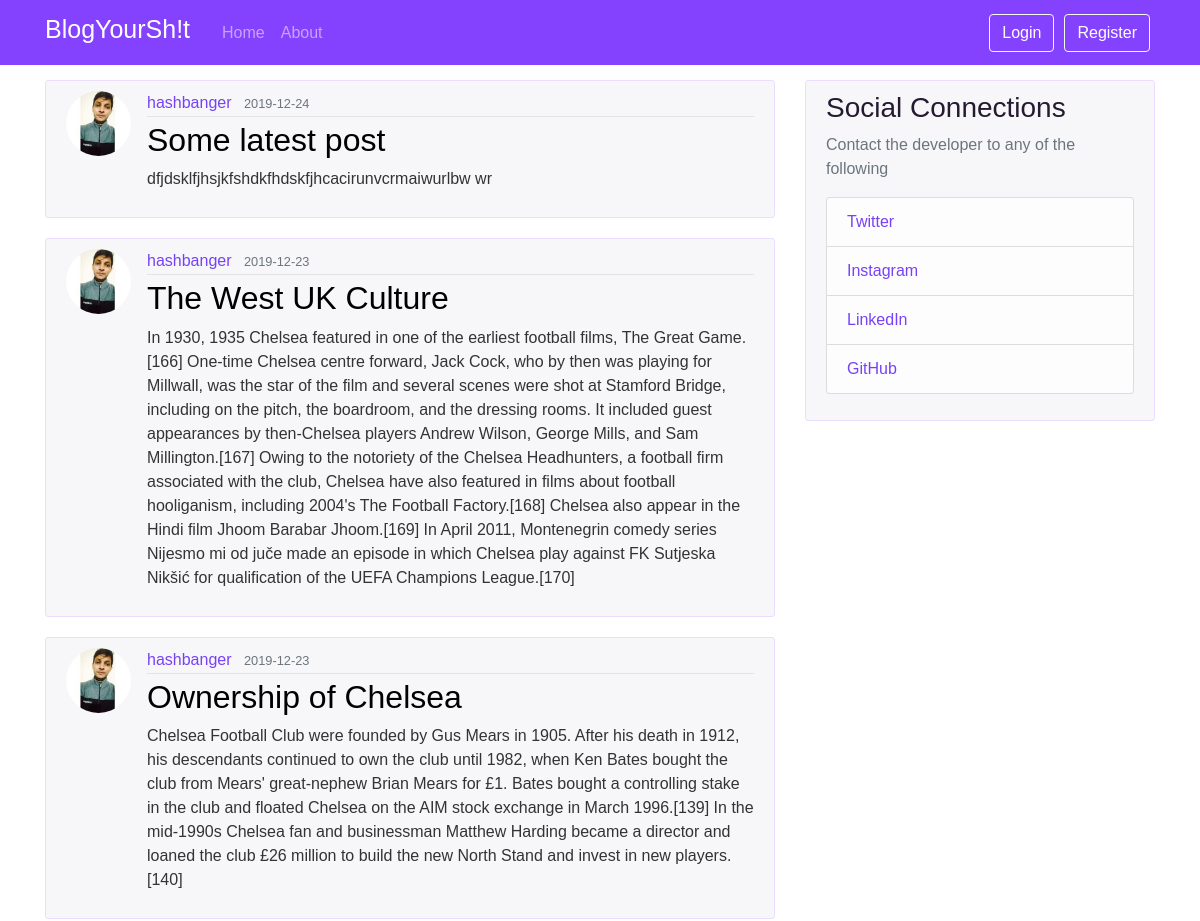
Before: / (upper part) with the older database file.
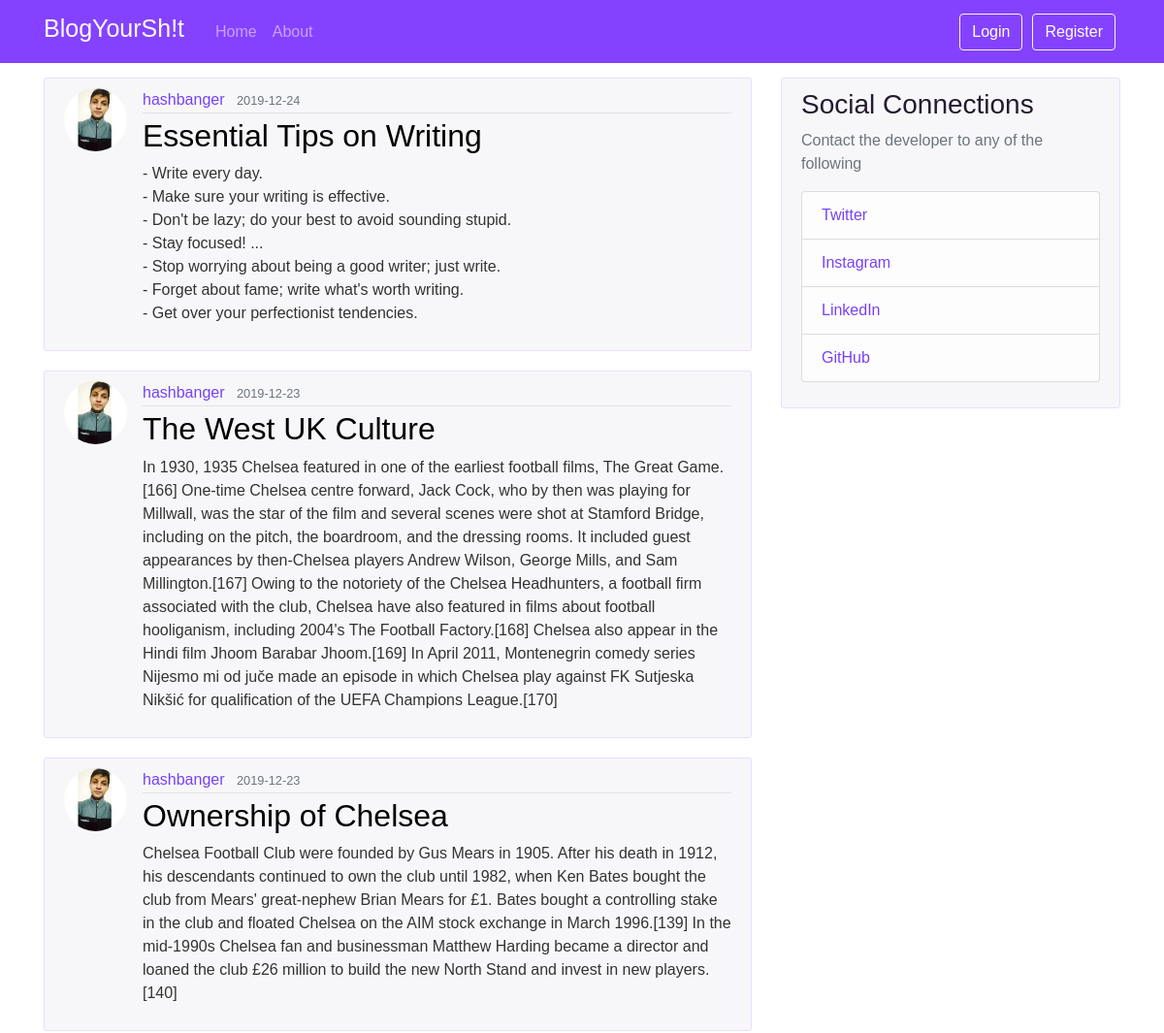
After: the same page with the newer database file.
### flaskblog/models.py (models this page shows, shortened)
class Post(db.Model):
    id = db.Column(db.Integer, primary_key = True)
    title = db.Column(db.String(100), nullable = False)
    date_posted = db.Column(db.DateTime, nullable = False, default = datetime.utcnow)
    content =  db.Column(db.Text, nullable = False)
    user_id = db.Column(db.Integer, db.ForeignKey('user.id'), nullable = False)

class User(db.Model, UserMixin):
    id = db.Column(db.Integer, primary_key = True)
    username = db.Column(db.String(20), unique = True, nullable = False)
    email = db.Column(db.String(120), unique = True, nullable = False)
    image_file = db.Column(db.String(20), nullable = False, default = 'default.jpg')
    password = db.Column(db.String(60), nullable = False,)
    posts = db.relationship('Post', backref = 'author', lazy = True)

### flaskblog/main/routes.py (the view)
@main.route('/')
def home():
    page = request.args.get('page', default = 1, type = int)
    posts = Post.query.order_by(Post.date_posted.desc()).paginate(per_page = 5)
    return render_template('home.html', posts = posts)

### flaskblog/templates/home.html (shortened to what this page needs)
{% extends "layout.html" %}
{% block content %}
{% for post in posts.items %}
<article class="media content-section">
  <img class = "rounded-circle article-img" src="{{ url_for('static', filename = 'profile_pics/' + post.author.image_file) }}" alt="">
    <div class="media-body">
      <div class="article-metadata">
        <a class="mr-2" href="{{ url_for('users.user_posts', username = post.author.username) }}">{{ post.author.username }}</a>
        <small class="text-muted">{{ post.date_posted.strftime('%Y-%m-%d') }}</small>
      </div>
      <h2><a class="article-title" href="{{ url_for('posts.post', post_id = post.id) }}">{{ post.title }}</a></h2>
      <p class="article-content">{{ post.content }}</p>
    </div>
  </article>
{% endfor %}
{% endblock content %}

### flaskblog/templates/layout.html (shortened to what this page needs)
<!DOCTYPE html>
<html lang="en">
<head>
    <link rel="stylesheet" href="https://stackpath.bootstrapcdn.com/bootstrap/4.4.1/css/bootstrap.min.css">
    <link rel="stylesheet" type="text/css" href="{{ url_for('static', filename = 'main.css')}}">
</head>
<body>
      <header class="site-header">
        <nav class="navbar navbar-expand-md navbar-dark bg-steel fixed-top">
          <div class="container">
            <h2><a class="navbar-brand mr-4 sitename" href="/">BlogYourSh!t</a></h2>
            <div class="collapse navbar-collapse" id="navbarToggle">
              <div class="navbar-nav mr-auto">
                <a class="nav-item nav-link" href="{{ url_for('main.home') }}">Home</a>
                <a class="nav-item nav-link" href="{{ url_for('main.about') }}">About</a>
              </div>
              <div class="navbar-nav">
                {% if current_user.is_authenticated %}
                <a class="nav-item nav-link" href="{{ url_for('posts.new_post') }}">New Post</a>
                <a class="nav-item nav-link" href="{{ url_for('users.account') }}">Account</a>
                <a class="nav-item nav-link" href="{{ url_for('users.logout') }}">Log out</a>
                {% else %}
                  <a class="btn btn-outline-info md-3 home" href="{{ url_for('users.login') }}">Login</a>
                  <a class="btn btn-outline-info home" href="{{ url_for('users.register') }}">Register</a>
                {% endif %}
              </div>
            </div>
          </div>
        </nav>
      </header>
      <main role="main" class="container">
        <div class="row">
          <div class="col-md-8">
            {% block content %}{% endblock %}
          </div>
          <div class="col-md-4">
            <div class="content-section">
              <h3>Social Connections</h3>
              <p class='text-muted'>Contact the developer to any of the following
                <ul class="list-group">
                  <li class="list-group-item list-group-item-light"><a href="https://twitter.com/capeandcode" target="new">Twitter</a></li>
                  <li class="list-group-item list-group-item-light"><a href="https://www.instagram.com/capeandcode" target="new">Instagram</a></li>
                  <li class="list-group-item list-group-item-light"><a href="https://www.linkedin.com/in/prashantbrahmbhatt" target="new">LinkedIn</a></li>
                  <li class="list-group-item list-group-item-light"><a href="https://github.com/hashbanger" target="new">GitHub</a></li>
                </ul>
              </p>
            </div>
          </div>
        </div>
      </main>
</body>
</html>

### flaskblog/static/main.css (style rules this page uses)
body { background: #ffffff; font-family:Arial, Helvetica, sans-serif; color: #333333; margin-top: 5rem; }
h1, h2, h3, h4, h5, h6 { font-family:Arial, Helvetica, sans-serif; color: #241b30; }
.bg-steel { font-family:Arial, Helvetica, sans-serif; background-color: #8442ff; }
.site-header .navbar-nav .nav-link { font-family:Arial, Helvetica, sans-serif; color: #caa1ff; }
.content-section { font-family: helvetica, sans-serif; background: #f7f7f9; padding: 10px 20px; border: 1px solid #ebddff; border-radius: 3px; margin-bottom: 20px; }
.article-title { font-family:Arial, Helvetica, sans-serif; color: #000000; }
.article-content { font-family:Arial, Helvetica, sans-serif; white-space: pre-line; }
.article-img { font-family:Arial, Helvetica, sans-serif; height: 65px; width: 65px; margin-right: 16px; }
.article-metadata { font-family:Arial, Helvetica, sans-serif; padding-bottom: 1px; margin-bottom: 4px; border-bottom: 1px solid #e3e3e3 }
a { font-family:Arial, Helvetica, sans-serif; color:#7742f5; }
.btn-outline-info { font-family:Arial, Helvetica, sans-serif; color: #7742f5; border-color: #7742f5; }
.home { font-family:Arial, Helvetica, sans-serif; color: #ffffff !important; border-color: #f8f8f8 !important; margin: 5px; }
.sitename { font-size: 25px; }

Changed rows visible on the page:
changed Post: title "Some latest post" → "Essential Tips on Writing"; content "dfjdsklfjhsjkfshdkfhdskfjhcacirunvcrmaiwurlbw wr" → "- Write every day. - Make sure your writing is effective. - Don't be lazy; do your best to avoid sounding stupid. - Stay focused! ... - Stop worrying about being a good writer; just write. - Forget about fame; write what's worth writing. - Get over your perfectionist tendencies."
